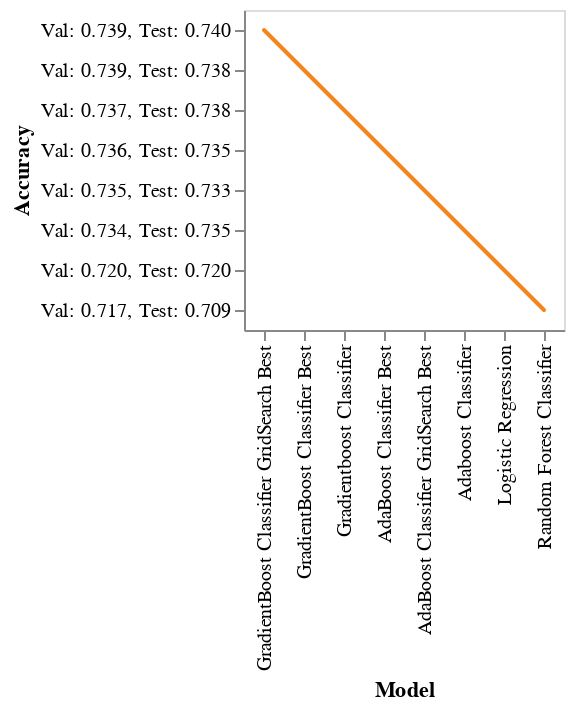

The notebook cell this image was saved under:
### Code cell
DeepnoteChart(sorted_results_df, """{"layer":[{"layer":[{"mark":{"clip":true,"type":"trail","color":"#f58518","tooltip":true},"encoding":{"x":{"sort":null,"type":"nominal","field":"Model","scale":{"type":"linear","zero":false}},"y":{"sort":null,"type":"nominal","field":"Accuracy","scale":{"type":"linear","zero":false}}}},{"mark":{"size":100,"type":"point","opacity":0,"tooltip":true},"encoding":{"x":{"sort":null,"type":"nominal","field":"Model","scale":{"type":"linear","zero":false}},"y":{"sort":null,"type":"nominal","field":"Accuracy","scale":{"type":"linear","zero":false}}}}]}],"title":"","config":{"legend":{}},"$schema":"https://vega.github.io/schema/vega-lite/v5.json","encoding":{}}""")

### Figure 1 — Vega-Lite specification as saved in the notebook (floating-point values rounded to 4 significant figures)
{"$schema": "https://vega.github.io/schema/vega-lite/v5.json", "encoding": {}, "layer": [{"layer": [{"mark": {"type": "trail", "tooltip": true, "color": "#f58518", "clip": true}, "encoding": {"x": {"field": "Model", "type": "nominal", "sort": null, "scale": {"zero": false, "type": "linear"}}, "y": {"field": "Accuracy", "type": "nominal", "sort": null, "scale": {"zero": false, "type": "linear"}}}}, {"mark": {"type": "point", "tooltip": true, "size": 100, "opacity": 0}, "encoding": {"x": {"field": "Model", "type": "nominal", "sort": null, "scale": {"zero": false, "type": "linear"}}, "y": {"field": "Accuracy", "type": "nominal", "sort": null, "scale": {"zero": false, "type": "linear"}}}}]}], "title": "", "config": {"legend": {}}, "data": {"values": [{"Model": "GradientBoost Classifier GridSearch Best", "Accuracy": "Val: 0.739, Test: 0.740", "Precision": "Val: 0.741, Test: 0.741", "Recall": "Val: 0.739, Test: 0.740", "F1-Score": "Val: 0.738, Test: 0.739"}, {"Model": "GradientBoost Classifier Best", "Accuracy": "Val: 0.739, Test: 0.738", "Precision": "Val: 0.740, Test: 0.739", "Recall": "Val: 0.739, Test: 0.738", "F1-Score": "Val: 0.739, Test: 0.737"}, {"Model": "Gradientboost Classifier", "Accuracy": "Val: 0.737, Test: 0.738", "Precision": "Val: 0.738, Test: 0.739", "Recall": "Val: 0.737, Test: 0.738", "F1-Score": "Val: 0.736, Test: 0.738"}, {"Model": "AdaBoost Classifier Best", "Accuracy": "Val: 0.736, Test: 0.735", "Precision": "Val: 0.742, Test: 0.741", "Recall": "Val: 0.736, Test: 0.735", "F1-Score": "Val: 0.734, Test: 0.734"}, {"Model": "AdaBoost Classifier GridSearch Best", "Accuracy": "Val: 0.735, Test: 0.733", "Precision": "Val: 0.740, Test: 0.738", "Recall": "Val: 0.735, Test: 0.733", "F1-Score": "Val: 0.734, Test: 0.732"}, {"Model": "Adaboost Classifier", "Accuracy": "Val: 0.734, Test: 0.735", "Precision": "Val: 0.739, Test: 0.739", "Recall": "Val: 0.734, Test: 0.735", "F1-Score": "Val: 0.733, Test: 0.733"}, {"Model": "Logistic Regression", "Accuracy": "Val: 0.720, Test: 0.720", "Precision": "Val: 0.721, Test: 0.722", "Recall": "Val: 0.720, Test: 0.720", "F1-Score": "Val: 0.719, Test: 0.720"}, {"Model": "Random Forest Classifier", "Accuracy": "Val: 0.717, Test: 0.709", "Precision": "Val: 0.717, Test: 0.709", "Recall": "Val: 0.717, Test: 0.709", "F1-Score": "Val: 0.717, Test: 0.709"}]}}
